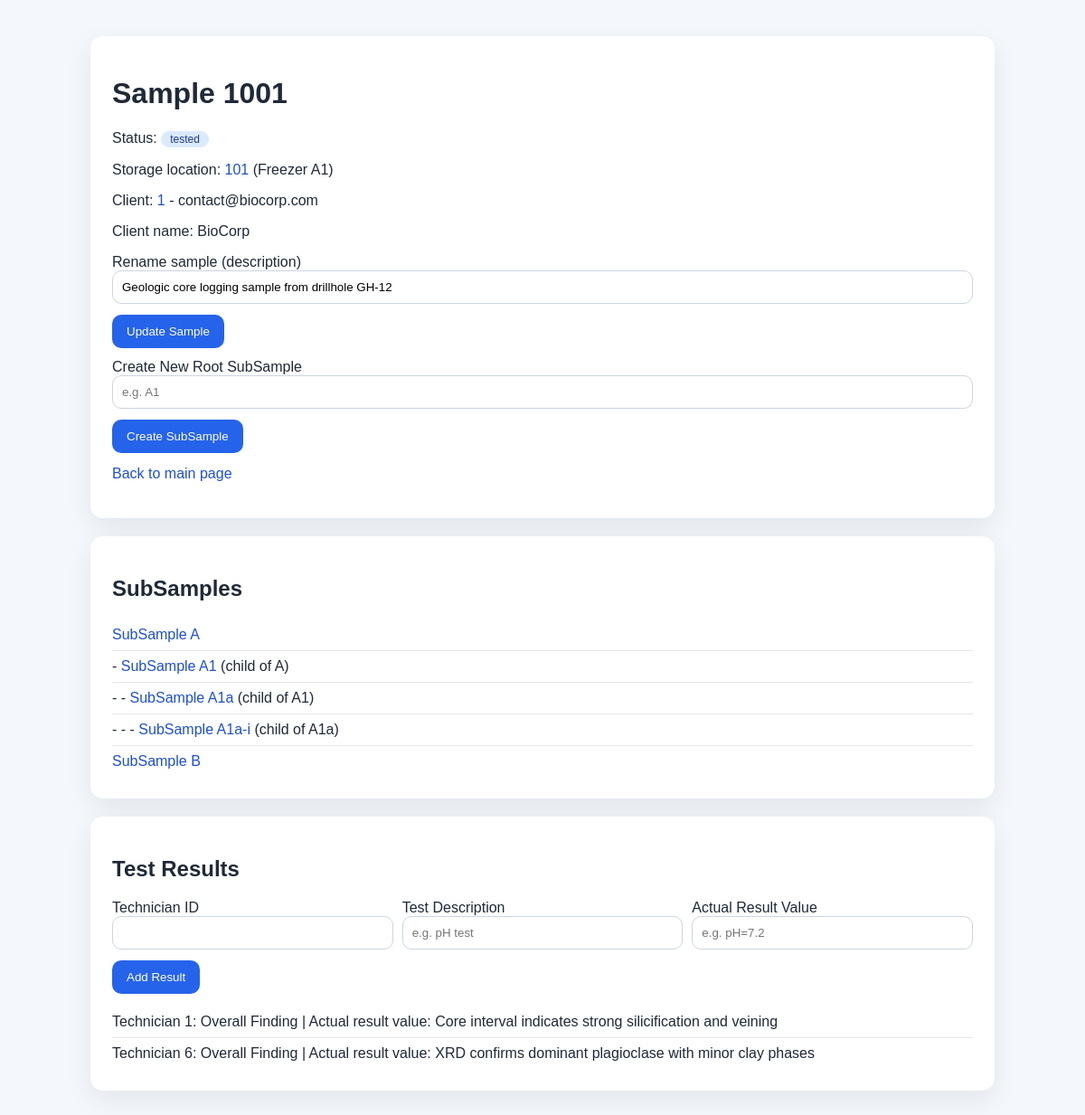
The app's page /sample/1001 with its own data.
### tables this page shows
CREATE TABLE Sample (
	sampleID INT NOT NULL,
	description VARCHAR(300),
	dateReceived VARCHAR(50),
	cID INT NOT NULL,
	sID INT,
	PRIMARY KEY (sampleID),
	FOREIGN KEY (cID) REFERENCES Client (clientID),
	FOREIGN KEY (sID) REFERENCES StorageLocation (storageID)
);

CREATE TABLE StorageLocation (
	storageID INT NOT NULL,
	address VARCHAR(50),
	capacity INT,
	PRIMARY KEY (storageID)
);

CREATE TABLE Client (
	clientID INT NOT NULL,
	email VARCHAR(50),
	PRIMARY KEY (clientID)
);

CREATE TABLE Company (
	cID INT NOT NULL,
	name VARCHAR(50),
	PRIMARY KEY (cID),
	FOREIGN KEY (cID) REFERENCES Client (clientID)
);

CREATE TABLE SubSample (
	subSampleID CHAR NOT NULL,
	sampleID INT NOT NULL,
	parentSubSampleID CHAR,
	PRIMARY KEY (subSampleID, sampleID),
	FOREIGN KEY (sampleID) REFERENCES Sample (sampleID)
);

CREATE TABLE Analyte (
	analyteID INT NOT NULL,
	name VARCHAR(100) NOT NULL,
	defaultUnit VARCHAR(20),
	dataType VARCHAR(20) NOT NULL,
	PRIMARY KEY (analyteID)
);

CREATE TABLE TestRun (
	testRunID INT NOT NULL,
	sampleID INT NOT NULL,
	technicianID INT NOT NULL,
	testType VARCHAR(50) NOT NULL,
	performedAt DATETIME,
	instrument VARCHAR(50),
	status VARCHAR(20) NOT NULL,
	notes VARCHAR(300),
	PRIMARY KEY (testRunID),
	FOREIGN KEY (sampleID) REFERENCES Sample (sampleID),
	FOREIGN KEY (technicianID) REFERENCES Technician (technicianID)
);

### flaskMain.py (the view, shortened to what this page needs)
@app.route("/sample/<int:sample_id>", methods=["GET", "POST"])
def sample_detail(sample_id):
    ensure_schema_updates()
    error = None
    action_message = None
    _, sample_rows = run_parameterized_select(
        "SELECT s.sampleID, s.description, s.dateReceived, s.cID AS clientID, s.sID AS storageID, c.email, "
        "co.name AS companyName, i.firstName, i.lastName, sl.address AS storageAddress "
        "FROM Sample s "
        "JOIN Client c ON c.clientID = s.cID "
        "LEFT JOIN Company co ON co.cID = c.clientID "
        "LEFT JOIN Individual i ON i.cID = c.clientID "
        "LEFT JOIN StorageLocation sl ON sl.storageID = s.sID "
        "WHERE s.sampleID = ?",
        (sample_id,),
    )
    if not sample_rows:
        return "Sample not found.", 404
    sample = sample_rows[0]
    _, result_rows = run_parameterized_select(
        "SELECT tr.technicianID AS tID, a.name AS results, "
        "COALESCE(tm.valueText, CAST(tm.valueNumeric AS TEXT)) AS actualResult, "
        "a.defaultUnit AS resultUnit "
        "FROM TestRun tr "
        "JOIN TestMeasurement tm ON tm.testRunID = tr.testRunID "
        "JOIN Analyte a ON a.analyteID = tm.analyteID "
        "WHERE tr.sampleID = ? "
        "ORDER BY tr.testRunID, tm.analyteID",
        (sample_id,),
    )
    tested = len(result_rows) > 0
    _, analyte_options = run_select_query(
        "SELECT analyteID, name, defaultUnit, dataType FROM Analyte ORDER BY analyteID"
    )
    subsamples = get_subsample_hierarchy(sample_id)
    subsample_tree = build_subsample_tree(subsamples)
    return render_template(
        "sample_detail.html",
        sample=sample,
        tested=tested,
        result_rows=result_rows,
        analyte_options=analyte_options,
        subsamples=subsamples,
        subsample_tree=subsample_tree,
        error=error,
        action_message=action_message,
    )

### flaskMain.py (called while the page is built, shortened)
def dict_factory(cursor, row):
    d = {}
    for idx, col in enumerate(cursor.description):
        d[col[0]] = row[idx]
    return d

def get_connection():
    conn = sqlite3.connect('samples.db')
    conn.execute("PRAGMA foreign_keys = ON")
    return conn

def ensure_schema_updates():
    global SCHEMA_INITIALIZED
    if SCHEMA_INITIALIZED:
        return

def run_select_query(query):
    ensure_schema_updates()
    conn = get_connection()
    conn.row_factory = dict_factory
    try:
        cursor = conn.cursor()
        cursor.execute(query)
        results = cursor.fetchall()
        columns = [column[0] for column in cursor.description] if cursor.description else []
        return columns, results
    finally:
        conn.close()

def run_parameterized_select(query, params=()):
    ensure_schema_updates()
    conn = get_connection()
    conn.row_factory = dict_factory
    try:
        cursor = conn.cursor()
        cursor.execute(query, params)
        results = cursor.fetchall()
        columns = [column[0] for column in cursor.description] if cursor.description else []
        return columns, results
    finally:
        conn.close()

def build_subsample_tree(subsamples):
    node_map = {}
    for subsample in subsamples:
        parent_id = subsample["parentSubSampleID"]
        if isinstance(parent_id, str):
            parent_id = parent_id.strip() or None
        node_map[subsample["subSampleID"]] = {
            "subSampleID": subsample["subSampleID"],
            "sampleID": subsample["sampleID"],
            "parentSubSampleID": parent_id,
            "children": [],
        }
    roots = []
    for node in node_map.values():
        parent_id = node["parentSubSampleID"]
        if parent_id and parent_id in node_map:
            node_map[parent_id]["children"].append(node)
        else:
            roots.append(node)
    def sort_nodes(nodes):
        nodes.sort(key=lambda item: item["subSampleID"])
        for child in nodes:
            sort_nodes(child["children"])
    sort_nodes(roots)
    return roots

### templates/sample_detail.html (shortened to what this page needs)
<!DOCTYPE html>
<html lang="en">
<head>
</head>
<body>
    <div class="page">
        <div class="card">
            <h1>Sample {{ sample.sampleID }}</h1>
            <p>Status: <span class="badge">{% if tested %}tested{% else %}untested{% endif %}</span></p>
            <p>Storage location: <a href="/storage-location/{{ sample.storageID }}">{{ sample.storageID }}</a> ({{ sample.storageAddress or 'N/A' }})</p>
            <p>Client: <a href="/client/{{ sample.clientID }}">{{ sample.clientID }}</a> - {{ sample.email }}</p>
            <p>Client name: {{ sample.companyName if sample.companyName else (sample.firstName ~ ' ' ~ sample.lastName) }}</p>
            <form method="post">
                <div class="grid">
                    <div>
                        <label for="description">Rename sample (description)</label>
                        <input id="description" name="description" value="{{ sample.description }}" required>
                    </div>
                </div>
                <button type="submit" style="margin-top: 12px;">Update Sample</button>
            </form>
            <form method="post" style="margin-top: 12px;">
                <div class="grid">
                    <div>
                        <label for="new_subsample_id">Create New Root SubSample</label>
                        <input id="new_subsample_id" name="new_subsample_id" placeholder="e.g. A1" required>
                    </div>
                </div>
                <button type="submit" style="margin-top: 12px;">Create SubSample</button>
            </form>
            <p style="margin-top: 14px;"><a href="/">Back to main page</a></p>
        </div>
        <div class="card">
            <h2>SubSamples</h2>
            {% for subsample in subsamples %}
                <div class="list-item">
                    {% if subsample.depth > 0 %}{{ "- " * subsample.depth }}{% endif %}
                    <a href="/subsample/{{ subsample.subSampleID }}/{{ subsample.sampleID }}">SubSample {{ subsample.subSampleID }}</a>
                    {% if subsample.parentSubSampleID %}
                        (child of {{ subsample.parentSubSampleID }})
                    {% endif %}
                </div>
            {% else %}
                <p>No subsamples.</p>
            {% endfor %}
        </div>
        <div class="card">
            <h2>Test Results</h2>
            <form method="post" style="margin-bottom: 14px;">
                <div class="grid">
                    <div>
                        <label for="result_tid">Technician ID</label>
                        <input id="result_tid" name="result_tid" required>
                    </div>
                    <div>
                        <label for="result_description">Test Description</label>
                        <input id="result_description" name="result_description" placeholder="e.g. pH test" required>
                    </div>
                    <div>
                        <label for="result_value">Actual Result Value</label>
                        <input id="result_value" name="result_value" placeholder="e.g. pH=7.2">
                    </div>
                </div>
                <button type="submit" style="margin-top: 12px;">Add Result</button>
            </form>
            {% for result in result_rows %}
                <div class="list-item">Technician {{ result.tID }}: {{ result.results }} | Actual result value: {{ result.actualResult or 'N/A' }}</div>
            {% else %}
                <p>No test results recorded.</p>
            {% endfor %}
        </div>
    </div>
</body>
</html>

### templates/sample_detail.html (style rules this page uses)
body { font-family: Arial, Helvetica, sans-serif; margin: 0; background: #f4f7fb; color: #1f2937; }
.page { max-width: 1000px; margin: 40px auto; padding: 0 20px; }
.card { background: #fff; border-radius: 14px; padding: 24px; box-shadow: 0 10px 30px rgba(15, 23, 42, 0.08); margin-bottom: 20px; }
.grid { display: grid; grid-template-columns: repeat(auto-fit, minmax(240px, 1fr)); gap: 10px; }
input { width: 100%; padding: 10px; border: 1px solid #cbd5e1; border-radius: 10px; box-sizing: border-box; }
button { background: #2563eb; color: #fff; border: none; border-radius: 10px; padding: 11px 16px; cursor: pointer; }
.badge { display: inline-block; background: #dbeafe; color: #1e3a8a; border-radius: 999px; padding: 2px 10px; font-size: 12px; }
.list-item { padding: 8px 0; border-bottom: 1px solid #e5e7eb; }
.list-item:last-child { border-bottom: none; }
a { color: #1d4ed8; text-decoration: none; }

### records on screen
Sample: sampleID "1001", storageID "101", clientID "1", description "Geologic core logging sample from drillhole GH-12"
StorageLocation: address "Freezer A1"
Client: email "contact@biocorp.com"
Company: name "BioCorp"
SubSample: subSampleID "A"
SubSample: depth "-", subSampleID "A1", parentSubSampleID "A"
SubSample: depth "- -", subSampleID "A1a", parentSubSampleID "A1"
SubSample: depth "- - -", subSampleID "A1a-i", parentSubSampleID "A1a"
SubSample: subSampleID "B"
Analyte: tID "1", results "Overall Finding", actualResult "Core interval indicates strong silicification and veining", tID "6", actualResult "XRD confirms dominant plagioclase with minor clay phases"
